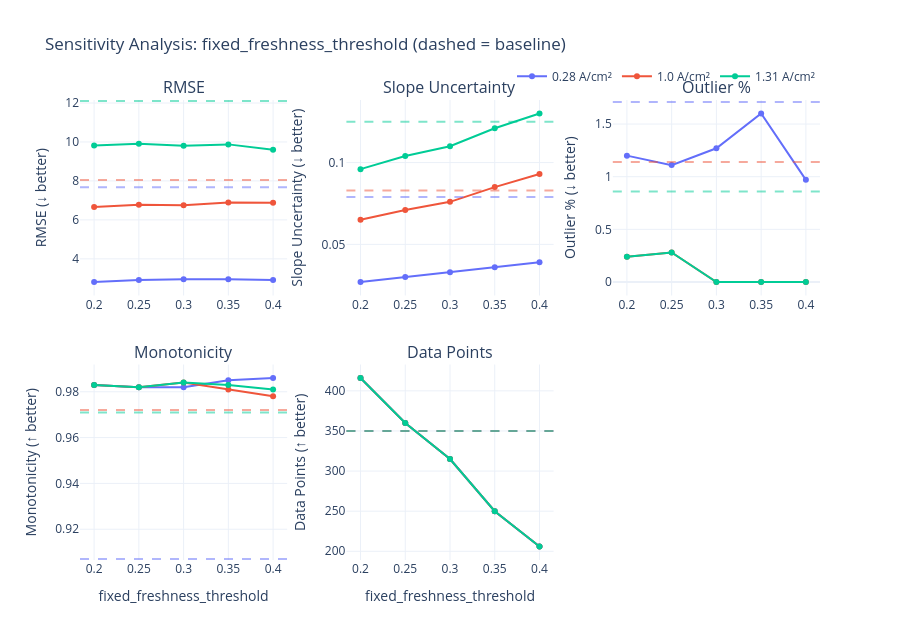
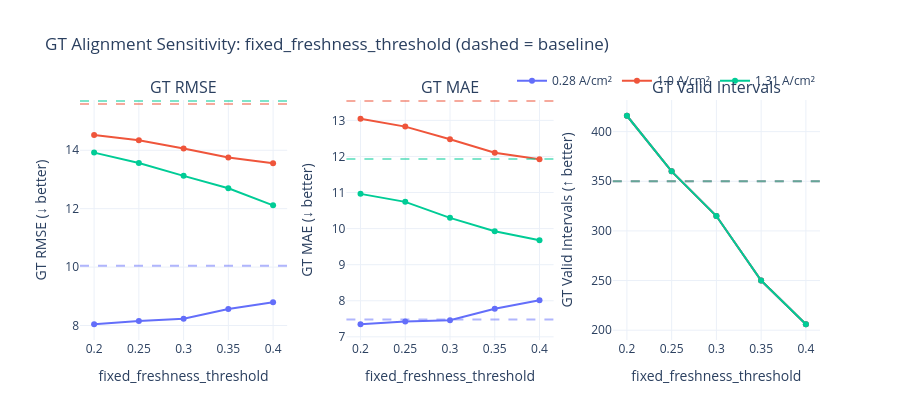

Here is the notebook cell these charts were saved with, in order:
### Code cell
# =============================================================================
# Cell 10: Plot fixed_freshness_threshold results + GT table
# =============================================================================

fig_ratio = plot_sensitivity_results(
    results_target_ratio,
    "fixed_freshness_threshold",
    baseline_metrics,
    "(dashed = baseline)",
)

fig_ratio_gt = plot_gt_sensitivity(
    results_target_ratio,
    "fixed_freshness_threshold",
    baseline_gt_metrics,
    "(dashed = baseline)",
)

gt_table_ratio = summarize_gt_table(results_target_ratio, "fixed_freshness_threshold")
display(gt_table_ratio.head(15))

if SAVE_PLOTS:
    fig_ratio.write_html(PLOTS_OUTPUT_DIR / "sensitivity_fixed_freshness_threshold_core.html")
    fig_ratio_gt.write_html(PLOTS_OUTPUT_DIR / "sensitivity_fixed_freshness_threshold_gt.html")
    print("Saved fixed_freshness_threshold plots.")

### Figure 1 — Plotly figure (JSON) as saved in the notebook; plotly's stock layout.template omitted (floating-point values rounded to 4 significant figures)
{"data": [{"legendgroup": "0.28", "line": {"color": "#636EFA"}, "mode": "lines+markers", "name": "0.28 A/cm²", "showlegend": true, "type": "scatter", "x": [0.2, 0.25, 0.3, 0.35, 0.4], "xaxis": "x", "y": [2.813, 2.909, 2.952, 2.958, 2.919], "yaxis": "y"}, {"legendgroup": "1.0", "line": {"color": "#EF553B"}, "mode": "lines+markers", "name": "1.0 A/cm²", "showlegend": true, "type": "scatter", "x": [0.2, 0.25, 0.3, 0.35, 0.4], "xaxis": "x", "y": [6.667, 6.774, 6.756, 6.897, 6.884], "yaxis": "y"}, {"legendgroup": "1.31", "line": {"color": "#00CC96"}, "mode": "lines+markers", "name": "1.31 A/cm²", "showlegend": true, "type": "scatter", "x": [0.2, 0.25, 0.3, 0.35, 0.4], "xaxis": "x", "y": [9.825, 9.908, 9.812, 9.876, 9.601], "yaxis": "y"}, {"legendgroup": "0.28", "line": {"color": "#636EFA"}, "mode": "lines+markers", "name": "0.28 A/cm²", "showlegend": false, "type": "scatter", "x": [0.2, 0.25, 0.3, 0.35, 0.4], "xaxis": "x2", "y": [0.027, 0.03, 0.033, 0.036, 0.039], "yaxis": "y2"}, {"legendgroup": "1.0", "line": {"color": "#EF553B"}, "mode": "lines+markers", "name": "1.0 A/cm²", "showlegend": false, "type": "scatter", "x": [0.2, 0.25, 0.3, 0.35, 0.4], "xaxis": "x2", "y": [0.065, 0.071, 0.076, 0.085, 0.093], "yaxis": "y2"}, {"legendgroup": "1.31", "line": {"color": "#00CC96"}, "mode": "lines+markers", "name": "1.31 A/cm²", "showlegend": false, "type": "scatter", "x": [0.2, 0.25, 0.3, 0.35, 0.4], "xaxis": "x2", "y": [0.096, 0.104, 0.11, 0.121, 0.13], "yaxis": "y2"}, {"legendgroup": "0.28", "line": {"color": "#636EFA"}, "mode": "lines+markers", "name": "0.28 A/cm²", "showlegend": false, "type": "scatter", "x": [0.2, 0.25, 0.3, 0.35, 0.4], "xaxis": "x3", "y": [1.2, 1.11, 1.27, 1.6, 0.97], "yaxis": "y3"}, {"legendgroup": "1.0", "line": {"color": "#EF553B"}, "mode": "lines+markers", "name": "1.0 A/cm²", "showlegend": false, "type": "scatter", "x": [0.2, 0.25, 0.3, 0.35, 0.4], "xaxis": "x3", "y": [0.24, 0.28, 0.0, 0.0, 0.0], "yaxis": "y3"}, {"legendgroup": "1.31", "line": {"color": "#00CC96"}, "mode": "lines+markers", "name": "1.31 A/cm²", "showlegend": false, "type": "scatter", "x": [0.2, 0.25, 0.3, 0.35, 0.4], "xaxis": "x3", "y": [0.24, 0.28, 0.0, 0.0, 0.0], "yaxis": "y3"}, {"legendgroup": "0.28", "line": {"color": "#636EFA"}, "mode": "lines+markers", "name": "0.28 A/cm²", "showlegend": false, "type": "scatter", "x": [0.2, 0.25, 0.3, 0.35, 0.4], "xaxis": "x4", "y": [0.983, 0.982, 0.982, 0.985, 0.986], "yaxis": "y4"}, {"legendgroup": "1.0", "line": {"color": "#EF553B"}, "mode": "lines+markers", "name": "1.0 A/cm²", "showlegend": false, "type": "scatter", "x": [0.2, 0.25, 0.3, 0.35, 0.4], "xaxis": "x4", "y": [0.983, 0.982, 0.984, 0.981, 0.978], "yaxis": "y4"}, {"legendgroup": "1.31", "line": {"color": "#00CC96"}, "mode": "lines+markers", "name": "1.31 A/cm²", "showlegend": false, "type": "scatter", "x": [0.2, 0.25, 0.3, 0.35, 0.4], "xaxis": "x4", "y": [0.983, 0.982, 0.984, 0.983, 0.981], "yaxis": "y4"}, {"legendgroup": "0.28", "line": {"color": "#636EFA"}, "mode": "lines+markers", "name": "0.28 A/cm²", "showlegend": false, "type": "scatter", "x": [0.2, 0.25, 0.3, 0.35, 0.4], "xaxis": "x5", "y": [416, 360, 315, 250, 206], "yaxis": "y5"}, {"legendgroup": "1.0", "line": {"color": "#EF553B"}, "mode": "lines+markers", "name": "1.0 A/cm²", "showlegend": false, "type": "scatter", "x": [0.2, 0.25, 0.3, 0.35, 0.4], "xaxis": "x5", "y": [416, 360, 315, 250, 206], "yaxis": "y5"}, {"legendgroup": "1.31", "line": {"color": "#00CC96"}, "mode": "lines+markers", "name": "1.31 A/cm²", "showlegend": false, "type": "scatter", "x": [0.2, 0.25, 0.3, 0.35, 0.4], "xaxis": "x5", "y": [416, 360, 315, 250, 206], "yaxis": "y5"}], "layout": {"annotations": [{"font": {"size": 16}, "showarrow": false, "text": "RMSE", "x": 0.14, "xanchor": "center", "xref": "paper", "y": 1, "yanchor": "bottom", "yref": "paper"}, {"font": {"size": 16}, "showarrow": false, "text": "Slope Uncertainty", "x": 0.5, "xanchor": "center", "xref": "paper", "y": 1, "yanchor": "bottom", "yref": "paper"}, {"font": {"size": 16}, "showarrow": false, "text": "Outlier %", "x": 0.86, "xanchor": "center", "xref": "paper", "y": 1, "yanchor": "bottom", "yref": "paper"}, {"font": {"size": 16}, "showarrow": false, "text": "Monotonicity", "x": 0.14, "xanchor": "center", "xref": "paper", "y": 0.425, "yanchor": "bottom", "yref": "paper"}, {"font": {"size": 16}, "showarrow": false, "text": "Data Points", "x": 0.5, "xanchor": "center", "xref": "paper", "y": 0.425, "yanchor": "bottom", "yref": "paper"}], "height": 640, "legend": {"orientation": "h", "x": 1, "xanchor": "right", "y": 1.02, "yanchor": "bottom"}, "shapes": [{"line": {"color": "#636EFA", "dash": "dash"}, "opacity": 0.5, "type": "line", "x0": 0, "x1": 1, "xref": "x domain", "y0": 7.677, "y1": 7.677, "yref": "y"}, {"line": {"color": "#EF553B", "dash": "dash"}, "opacity": 0.5, "type": "line", "x0": 0, "x1": 1, "xref": "x domain", "y0": 8.044, "y1": 8.044, "yref": "y"}, {"line": {"color": "#00CC96", "dash": "dash"}, "opacity": 0.5, "type": "line", "x0": 0, "x1": 1, "xref": "x domain", "y0": 12.1, "y1": 12.1, "yref": "y"}, {"line": {"color": "#636EFA", "dash": "dash"}, "opacity": 0.5, "type": "line", "x0": 0, "x1": 1, "xref": "x2 domain", "y0": 0.079, "y1": 0.079, "yref": "y2"}, {"line": {"color": "#EF553B", "dash": "dash"}, "opacity": 0.5, "type": "line", "x0": 0, "x1": 1, "xref": "x2 domain", "y0": 0.083, "y1": 0.083, "yref": "y2"}, {"line": {"color": "#00CC96", "dash": "dash"}, "opacity": 0.5, "type": "line", "x0": 0, "x1": 1, "xref": "x2 domain", "y0": 0.125, "y1": 0.125, "yref": "y2"}, {"line": {"color": "#636EFA", "dash": "dash"}, "opacity": 0.5, "type": "line", "x0": 0, "x1": 1, "xref": "x3 domain", "y0": 1.71, "y1": 1.71, "yref": "y3"}, {"line": {"color": "#EF553B", "dash": "dash"}, "opacity": 0.5, "type": "line", "x0": 0, "x1": 1, "xref": "x3 domain", "y0": 1.14, "y1": 1.14, "yref": "y3"}, {"line": {"color": "#00CC96", "dash": "dash"}, "opacity": 0.5, "type": "line", "x0": 0, "x1": 1, "xref": "x3 domain", "y0": 0.86, "y1": 0.86, "yref": "y3"}, {"line": {"color": "#636EFA", "dash": "dash"}, "opacity": 0.5, "type": "line", "x0": 0, "x1": 1, "xref": "x4 domain", "y0": 0.907, "y1": 0.907, "yref": "y4"}, {"line": {"color": "#EF553B", "dash": "dash"}, "opacity": 0.5, "type": "line", "x0": 0, "x1": 1, "xref": "x4 domain", "y0": 0.972, "y1": 0.972, "yref": "y4"}, {"line": {"color": "#00CC96", "dash": "dash"}, "opacity": 0.5, "type": "line", "x0": 0, "x1": 1, "xref": "x4 domain", "y0": 0.971, "y1": 0.971, "yref": "y4"}, {"line": {"color": "#636EFA", "dash": "dash"}, "opacity": 0.5, "type": "line", "x0": 0, "x1": 1, "xref": "x5 domain", "y0": 350, "y1": 350, "yref": "y5"}, {"line": {"color": "#EF553B", "dash": "dash"}, "opacity": 0.5, "type": "line", "x0": 0, "x1": 1, "xref": "x5 domain", "y0": 350, "y1": 350, "yref": "y5"}, {"line": {"color": "#00CC96", "dash": "dash"}, "opacity": 0.5, "type": "line", "x0": 0, "x1": 1, "xref": "x5 domain", "y0": 350, "y1": 350, "yref": "y5"}], "title": {"text": "Sensitivity Analysis: fixed_freshness_threshold (dashed = baseline)"}, "xaxis": {"anchor": "y", "domain": [0, 0.28]}, "xaxis2": {"anchor": "y2", "domain": [0.36, 0.64]}, "xaxis3": {"anchor": "y3", "domain": [0.72, 1]}, "xaxis4": {"anchor": "y4", "domain": [0, 0.28], "title": {"text": "fixed_freshness_threshold"}}, "xaxis5": {"anchor": "y5", "domain": [0.36, 0.64], "title": {"text": "fixed_freshness_threshold"}}, "xaxis6": {"anchor": "y6", "domain": [0.72, 1], "title": {"text": "fixed_freshness_threshold"}}, "yaxis": {"anchor": "x", "domain": [0.575, 1], "title": {"text": "RMSE (↓ better)"}}, "yaxis2": {"anchor": "x2", "domain": [0.575, 1], "title": {"text": "Slope Uncertainty (↓ better)"}}, "yaxis3": {"anchor": "x3", "domain": [0.575, 1], "title": {"text": "Outlier % (↓ better)"}}, "yaxis4": {"anchor": "x4", "domain": [0, 0.425], "title": {"text": "Monotonicity (↑ better)"}}, "yaxis5": {"anchor": "x5", "domain": [0, 0.425], "title": {"text": "Data Points (↑ better)"}}, "yaxis6": {"anchor": "x6", "domain": [0, 0.425]}}}

### Figure 2 — Plotly figure (JSON) as saved in the notebook; plotly's stock layout.template omitted (floating-point values rounded to 4 significant figures)
{"data": [{"legendgroup": "gt_0.28", "line": {"color": "#636EFA"}, "mode": "lines+markers", "name": "0.28 A/cm²", "showlegend": true, "type": "scatter", "x": [0.2, 0.25, 0.3, 0.35, 0.4], "xaxis": "x", "y": [8.042, 8.157, 8.229, 8.567, 8.793], "yaxis": "y"}, {"legendgroup": "gt_1.0", "line": {"color": "#EF553B"}, "mode": "lines+markers", "name": "1.0 A/cm²", "showlegend": true, "type": "scatter", "x": [0.2, 0.25, 0.3, 0.35, 0.4], "xaxis": "x", "y": [14.52, 14.34, 14.06, 13.75, 13.55], "yaxis": "y"}, {"legendgroup": "gt_1.31", "line": {"color": "#00CC96"}, "mode": "lines+markers", "name": "1.31 A/cm²", "showlegend": true, "type": "scatter", "x": [0.2, 0.25, 0.3, 0.35, 0.4], "xaxis": "x", "y": [13.92, 13.56, 13.12, 12.7, 12.12], "yaxis": "y"}, {"legendgroup": "gt_0.28", "line": {"color": "#636EFA"}, "mode": "lines+markers", "name": "0.28 A/cm²", "showlegend": false, "type": "scatter", "x": [0.2, 0.25, 0.3, 0.35, 0.4], "xaxis": "x2", "y": [7.349, 7.426, 7.462, 7.779, 8.017], "yaxis": "y2"}, {"legendgroup": "gt_1.0", "line": {"color": "#EF553B"}, "mode": "lines+markers", "name": "1.0 A/cm²", "showlegend": false, "type": "scatter", "x": [0.2, 0.25, 0.3, 0.35, 0.4], "xaxis": "x2", "y": [13.04, 12.83, 12.48, 12.1, 11.92], "yaxis": "y2"}, {"legendgroup": "gt_1.31", "line": {"color": "#00CC96"}, "mode": "lines+markers", "name": "1.31 A/cm²", "showlegend": false, "type": "scatter", "x": [0.2, 0.25, 0.3, 0.35, 0.4], "xaxis": "x2", "y": [10.96, 10.74, 10.3, 9.925, 9.678], "yaxis": "y2"}, {"legendgroup": "gt_0.28", "line": {"color": "#636EFA"}, "mode": "lines+markers", "name": "0.28 A/cm²", "showlegend": false, "type": "scatter", "x": [0.2, 0.25, 0.3, 0.35, 0.4], "xaxis": "x3", "y": [416, 360, 315, 250, 206], "yaxis": "y3"}, {"legendgroup": "gt_1.0", "line": {"color": "#EF553B"}, "mode": "lines+markers", "name": "1.0 A/cm²", "showlegend": false, "type": "scatter", "x": [0.2, 0.25, 0.3, 0.35, 0.4], "xaxis": "x3", "y": [416, 360, 315, 250, 206], "yaxis": "y3"}, {"legendgroup": "gt_1.31", "line": {"color": "#00CC96"}, "mode": "lines+markers", "name": "1.31 A/cm²", "showlegend": false, "type": "scatter", "x": [0.2, 0.25, 0.3, 0.35, 0.4], "xaxis": "x3", "y": [416, 360, 315, 250, 206], "yaxis": "y3"}], "layout": {"annotations": [{"font": {"size": 16}, "showarrow": false, "text": "GT RMSE", "x": 0.14, "xanchor": "center", "xref": "paper", "y": 1, "yanchor": "bottom", "yref": "paper"}, {"font": {"size": 16}, "showarrow": false, "text": "GT MAE", "x": 0.5, "xanchor": "center", "xref": "paper", "y": 1, "yanchor": "bottom", "yref": "paper"}, {"font": {"size": 16}, "showarrow": false, "text": "GT Valid Intervals", "x": 0.86, "xanchor": "center", "xref": "paper", "y": 1, "yanchor": "bottom", "yref": "paper"}], "height": 420, "legend": {"orientation": "h", "x": 1, "xanchor": "right", "y": 1.02, "yanchor": "bottom"}, "shapes": [{"line": {"color": "#636EFA", "dash": "dash"}, "opacity": 0.5, "type": "line", "x0": 0, "x1": 1, "xref": "x domain", "y0": 10.04, "y1": 10.04, "yref": "y"}, {"line": {"color": "#EF553B", "dash": "dash"}, "opacity": 0.5, "type": "line", "x0": 0, "x1": 1, "xref": "x domain", "y0": 15.59, "y1": 15.59, "yref": "y"}, {"line": {"color": "#00CC96", "dash": "dash"}, "opacity": 0.5, "type": "line", "x0": 0, "x1": 1, "xref": "x domain", "y0": 15.69, "y1": 15.69, "yref": "y"}, {"line": {"color": "#636EFA", "dash": "dash"}, "opacity": 0.5, "type": "line", "x0": 0, "x1": 1, "xref": "x2 domain", "y0": 7.482, "y1": 7.482, "yref": "y2"}, {"line": {"color": "#EF553B", "dash": "dash"}, "opacity": 0.5, "type": "line", "x0": 0, "x1": 1, "xref": "x2 domain", "y0": 13.54, "y1": 13.54, "yref": "y2"}, {"line": {"color": "#00CC96", "dash": "dash"}, "opacity": 0.5, "type": "line", "x0": 0, "x1": 1, "xref": "x2 domain", "y0": 11.93, "y1": 11.93, "yref": "y2"}, {"line": {"color": "#636EFA", "dash": "dash"}, "opacity": 0.5, "type": "line", "x0": 0, "x1": 1, "xref": "x3 domain", "y0": 350, "y1": 350, "yref": "y3"}, {"line": {"color": "#EF553B", "dash": "dash"}, "opacity": 0.5, "type": "line", "x0": 0, "x1": 1, "xref": "x3 domain", "y0": 350, "y1": 350, "yref": "y3"}, {"line": {"color": "#00CC96", "dash": "dash"}, "opacity": 0.5, "type": "line", "x0": 0, "x1": 1, "xref": "x3 domain", "y0": 350, "y1": 350, "yref": "y3"}], "title": {"text": "GT Alignment Sensitivity: fixed_freshness_threshold (dashed = baseline)"}, "xaxis": {"anchor": "y", "domain": [0, 0.28], "title": {"text": "fixed_freshness_threshold"}}, "xaxis2": {"anchor": "y2", "domain": [0.36, 0.64], "title": {"text": "fixed_freshness_threshold"}}, "xaxis3": {"anchor": "y3", "domain": [0.72, 1], "title": {"text": "fixed_freshness_threshold"}}, "yaxis": {"anchor": "x", "domain": [0, 1], "title": {"text": "GT RMSE (↓ better)"}}, "yaxis2": {"anchor": "x2", "domain": [0, 1], "title": {"text": "GT MAE (↓ better)"}}, "yaxis3": {"anchor": "x3", "domain": [0, 1], "title": {"text": "GT Valid Intervals (↑ better)"}}}}
